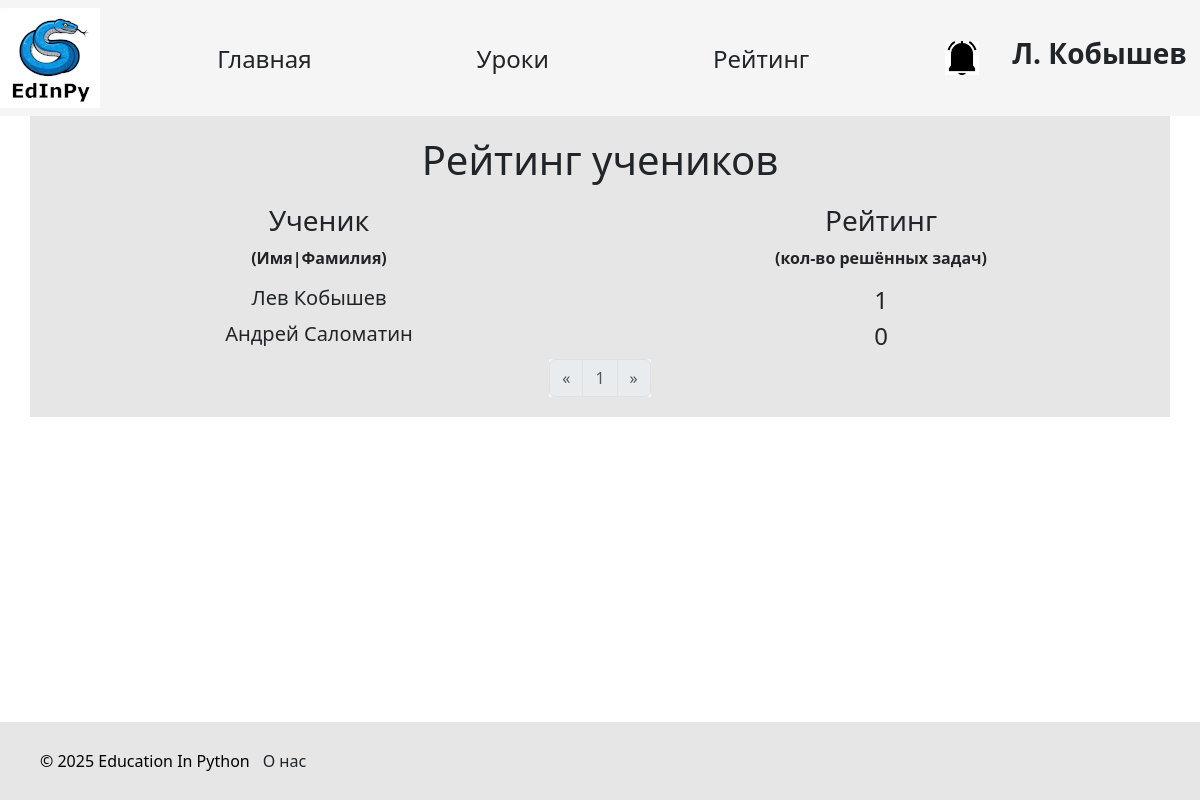
The app's page /rating (signed in), older data.
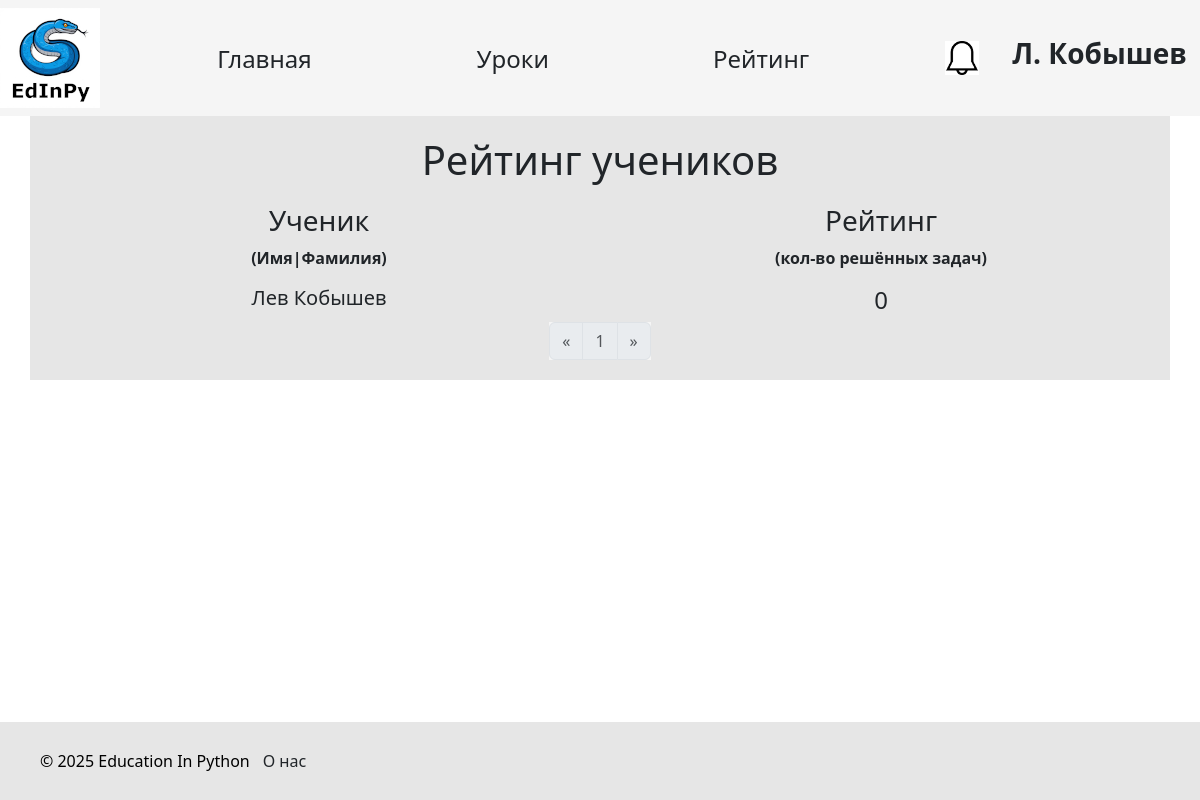
The same page, newer data.
### data/students.py (models this page shows, shortened)
class Student(SqlAlchemyBase, UserMixin):
    __tablename__ = 'students'
    id = sqlalchemy.Column(sqlalchemy.Integer, primary_key=True, autoincrement=True)
    name = sqlalchemy.Column(sqlalchemy.String, nullable=True)
    surname = sqlalchemy.Column(sqlalchemy.String, nullable=True)
    age = sqlalchemy.Column(sqlalchemy.Integer, nullable=True)
    email = sqlalchemy.Column(sqlalchemy.String, index=True, unique=True, nullable=False)
    hashed_password = sqlalchemy.Column(sqlalchemy.String, nullable=False)
    completed_tasks = sqlalchemy.Column(sqlalchemy.Integer, default=0)
    teacher_id = sqlalchemy.Column(sqlalchemy.Integer, sqlalchemy.ForeignKey("teachers.id"))
    teacher = orm.relationship('Teacher', back_populates='student')
    task = orm.relationship('Solution', back_populates='student')
    image_name = sqlalchemy.Column(sqlalchemy.Text, nullable=True, unique=True)
    def has_notifications(self):
        with create_session() as db_sess:
            result = db_sess.query(StudentNotification).filter(StudentNotification.student_id == current_user.id,
                                                               StudentNotification.is_read == False).first()
            return result is not None

### main.py (the view)
@app.route('/rating')
def rating():
    page_arg = request.args.get('page')
    if not page_arg:
        page_arg = 0
    else:
        page_arg = int(page_arg) - 1
    if page_arg < 0:
        page_arg = 0
    page_limit = 20
    with db_session.create_session() as db_sess:
        cnt = db_sess.query(Student).count()
        if page_arg * page_limit >= cnt and cnt:
            return redirect('/rating')
        users = db_sess.query(Student) \
            .order_by(Student.completed_tasks.desc(), Student.surname.asc(), Student.name.asc()).limit(page_limit) \
            .offset(page_arg * page_limit).all()
        pages = []
        for i in range(page_arg - 2, page_arg + 3):
            if i >= 0 and i * page_limit < cnt:
                page = Page(f"/rating?page={i + 1}", i + 1)
                if i == page_arg:
                    page.enabled = False
                pages.append(page)
        prev_page = Page(f"/rating?page={page_arg}")
        next_page = Page(f"/rating?page={page_arg + 2}")
        if page_arg - 1 < 0:
            prev_page.enabled = False
        if (page_arg + 1) * page_limit >= cnt:
            next_page.enabled = False
        return render_template('rating.html', users=users, pages=pages, prev_page=prev_page, next_page=next_page)

### data/db_session.py (called while the page is built)
def create_session() -> Session:
    global __factory
    return __factory()

### main.py (called while the page is built)
@login_manager.user_loader
def load_user(id):
    try:
        id, cl = id.split("|")
        if cl not in USER_CLASSES:
            raise Exception
        with db_session.create_session() as db_sess:
            return Session.get(entity=USER_CLASSES[cl], ident=id, self=db_sess)  # создание сессии
    except Exception:
        return None

### templates/rating.html (shortened to what this page needs)
{% extends "base.html" %} {% block content %} {% if users %}
<h1>Рейтинг учеников</h1>
<div class="container w-90 text-center">
  <div class="row">
    <div class="col">
      <h3>Ученик</h3>
      <p><b>(Имя|Фамилия)</b></p>
    </div>
    <div class="col">
      <h3>Рейтинг</h3>
      <p><b>(кол-во решённых задач)</b></p>
    </div>
  </div>
  {% for user in users %}
  <div class="row">
    <div class="col">
      <h5>{{ user.name }} {{ user.surname }}</h5>
    </div>
    <div class="col">
      <h4>{{ user.completed_tasks }}</h4>
    </div>
  </div>
  {% endfor %}
  <div class="d-flex justify-content-center">
    <nav aria-label="Page navigation">
      <ul class="pagination">
        <li class="page-item">
          <a
            class="page-link {{ 'disabled' if not prev_page.enabled }}"
            href="{{ prev_page.link }}"
            aria-label="Previous"
          >
            <span aria-hidden="true">&laquo;</span>
          </a>
        </li>
        {% for page in pages %}
        <li class="page-item {{ 'disabled' if not page.enabled }}">
          <a href="{{ page.link }}" class="page-link">{{page.name }}</a>
        </li>
        {% endfor %}
        <li class="page-item {{ 'disabled' if not next_page.enabled }}">
          <a href="{{ next_page.link }}" class="page-link" aria-label="Next">
            <span aria-hidden="true">&raquo;</span>
          </a>
        </li>
      </ul>
    </nav>
  </div>
</div>
{% else %}
<div class="container mx-auto">
  <p class="fs-3 text-center">Еще ни один ученик не зарегистрировался</p>
</div>
{% endif %} {% endblock %}

### templates/base.html (shortened to what this page needs)
<!DOCTYPE html>
<html lang="ru">
  <head>
    <link
      href="https://cdn.jsdelivr.net/npm/bootstrap@5.3.3/dist/css/bootstrap.min.css"
      rel="stylesheet"
    />
    <link rel="stylesheet" href="../static/css/style.css" />
    <link rel="stylesheet" href="../static/css/base.css" />
  </head>
  <body>
    <header>
      <nav class="navbar navbar-light">
        <div class="logo">
          <a href="/">
            <img src="{{url_for('static', filename='edinpy.png')}}" />
          </a>
        </div>
        <div class="nav_buttons">
          <a href="/" type="button" class="btn main_page">Главная</a>
          <a href="/lessons" type="button" class="btn lessons">Уроки</a>
          <a href="/rating" type="button" class="btn rating">Рейтинг</a>
        </div>
        <div class="account">
          {% if current_user.is_authenticated %}
          <div class="notifications">
            {% if current_user.__class__.__name__ in ['Student', 'Teacher'] and
            current_user.has_notifications() %}
            <a href="/notifications">
              <img src="{{ url_for('static', filename='bell_black.png') }}" />
            </a>
            {% else %}
            <a href="/notifications"
              ><img src="{{ url_for('static', filename='bell_white.png') }}"
            /></a>
            {% endif %}
          </div>
          <div class="profile_user">
            <a href="/profile" class="btn"
              ><h3>
                <b>{{ current_user.name[0] }}. {{ current_user.surname }}</b>
              </h3></a
            >
          </div>
          {% endif %}
        </div>
      </nav>
    </header>
    <main role="main" class="container">{% block content %}{% endblock %}</main>
    <br /><br /><br /><br />
    <div id="footer">
      <div class="container ms-auto">
        <p>&copy; 2025 Education In Python</p>
        <a href="/about_us" class="btn about_us">О нас</a>
      </div>
    </div>
  </body>
</html>

Row changes from the older to the newer data that the page shows:
removed Student: name "Андрей", surname "Саломатин", completed_tasks "0"
changed Student "Лев": completed_tasks "1" → "0"
